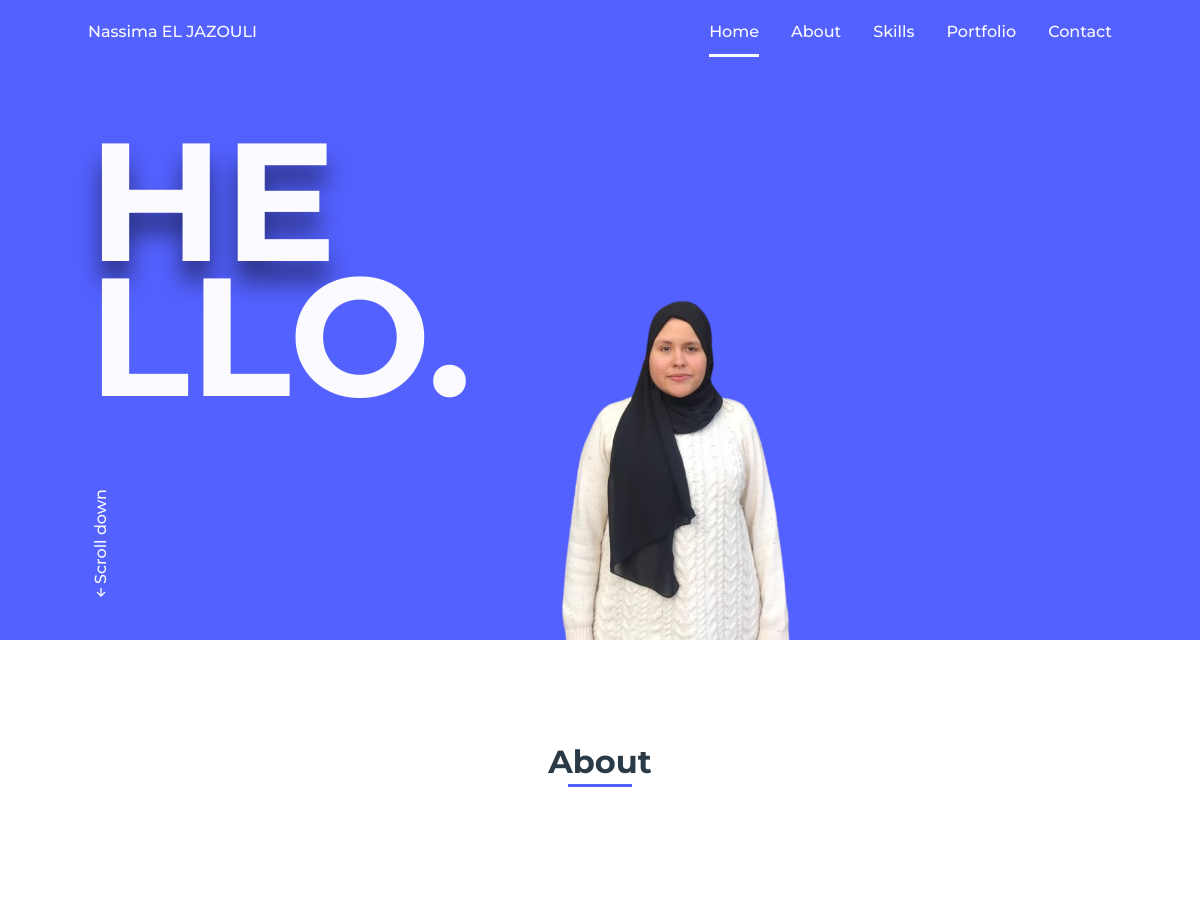
The app's page / (upper part), older data.
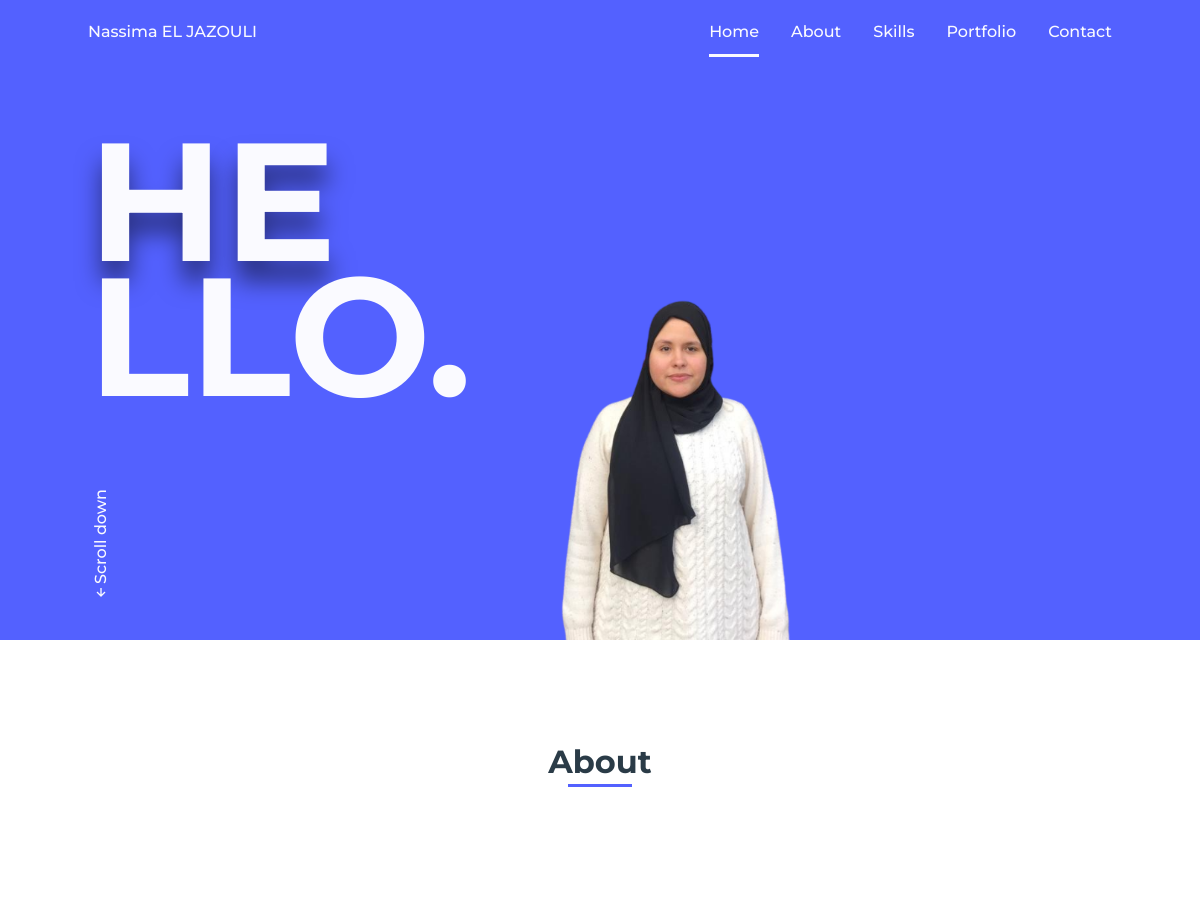
The same page, newer data.
### Nassima/models.py (models this page shows, shortened)
class Home(models.Model):
    name = models.CharField(max_length=20)
    greetings_1 = models.CharField(max_length=5)
    greetings_2 = models.CharField(max_length=5)
    picture = models.ImageField(upload_to='picture/')
    updated = models.DateTimeField(auto_now=True)

### Nassima/views.py (the view)
# urls.py: path('', views.index, name='index')
def index(request):
    home = Home.objects.latest('updated')
    about = About.objects.latest('updated')
    profiles = Profile.objects.filter(about=about)
    categories = Category.objects.all()
    portfolios = Portfolio.objects.all()
    context = {
        'home': home,
        'about': about,
        'profiles': profiles,
        'categories': categories,
        'portfolios': portfolios
    }
    return render(request, 'index.html', context)

### Nassima/templates/index.html (shortened to what this page needs)
{% load static %}
<!DOCTYPE html>
    <html lang="en">
    <head>
        <link rel="stylesheet" href="{% static 'assets/css/styles.css' %}">
        <link href='https://cdn.jsdelivr.net/npm/boxicons@2.0.5/css/boxicons.min.css' rel='stylesheet'>
    </head>
    <body>
        <header class="l-header">
            <nav class="nav bd-grid">
                <div>
                    <a href="#" class="nav__logo">{{ home.name }}</a>
                </div>
                <div class="nav__menu" id="nav-menu">
                    <ul class="nav__list">
                        <li class="nav__item"><a href="#home" class="nav__link active">Home</a></li>
                        <li class="nav__item"><a href="#about" class="nav__link">About</a></li>
                        <li class="nav__item"><a href="#skills" class="nav__link">Skills</a></li>
                        <li class="nav__item"><a href="#portfolio" class="nav__link">Portfolio</a></li>
                        <li class="nav__item"><a href="#contact" class="nav__link">Contact</a></li>
                    </ul>
                </div>
            </nav>
        </header>
        <main class="l-main">
            <section class="home" id="home">
                <div class="home__container bd-grid">
                    <h1 class="home__title"><span>{{ home.greetings_1 }}</span><br>{{ home.greetings_2 }}.</h1>
                    <div class="home__scroll">
                        <a href="#about" class="home__scroll-link"><i class='bx bx-up-arrow-alt' ></i>Scroll down</a>
                    </div>
                    <img src="{{ home.picture.url }}" alt="" class="home__img">
                </div>
            </section>
            <section class="about section" id="about">
                <h2 class="section-title">About</h2>
                <div class="about__container bd-grid">
                </div>
            </section>
        </main>
    </body>
</html>

Row changes from the older to the newer data that the page shows:
changed Home "HE": picture: a different picture
